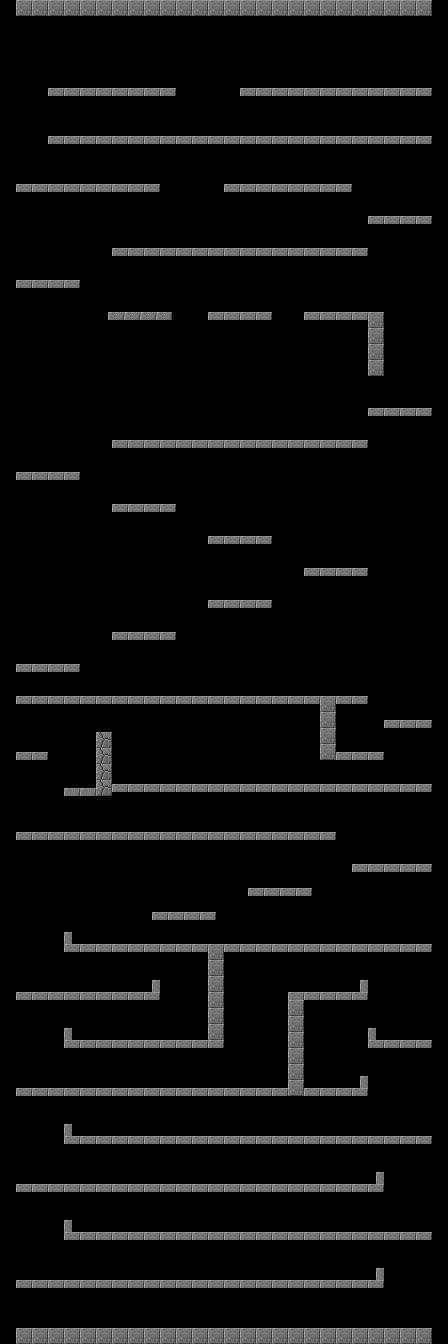

Rendered tile map (Tiled .tmx) drawn with the repository's tilesets; below, a short description and the map source with its tile grids summarised:
An orthogonal 112x336 tile map with 4x4 px tiles, 1 tile layer (Tile Layer 1), 3 tilesets and 9 objects.

<map version="1.0" orientation="orthogonal" renderorder="right-down" width="112" height="336" tilewidth="4" tileheight="4" nextobjectid="1">
 <tileset firstgid="1" name="upwell" tilewidth="16" tileheight="16" tilecount="360" columns="15">
  <image source="../../upwell/Assets/SpritesAndAnimations/Platforms/tiles.png" width="240" height="384" />
  <tile id="0">
   <objectgroup draworder="index">
    <object id="1" x="0" y="0" width="16" height="16" />
   </objectgroup>
  </tile>
  <tile id="46">
   <objectgroup draworder="index">
    <object id="1" x="0" y="0" width="16" height="16" />
    <object id="2" x="0" y="0" width="16" height="16" />
   </objectgroup>
  </tile>
  <tile id="48">
   <objectgroup draworder="index">
    <object id="1" x="0" y="0" width="16" height="16" />
    <object id="2" x="0" y="0" width="16" height="16" />
   </objectgroup>
  </tile>
 </tileset>
 <tileset firstgid="361" name="tiles" tilewidth="16" tileheight="8" tilecount="720" columns="15">
  <image source="../../upwell/Assets/SpritesAndAnimations/Platforms/tiles.png" width="240" height="384" />
  <tile id="91">
   <objectgroup draworder="index">
    <object id="1" x="0" y="0" width="16" height="8" />
    <object id="2" x="0" y="0" width="16" height="8" />
    <object id="3" x="0" y="0" width="16" height="8" />
   </objectgroup>
  </tile>
 </tileset>
 <tileset firstgid="1081" name="tilesV" tilewidth="8" tileheight="16" tilecount="720" columns="30">
  <image source="../../upwell/Assets/SpritesAndAnimations/Platforms/tiles.png" width="240" height="384" />
  <tile id="92">
   <objectgroup draworder="index">
    <object id="1" x="0" y="0" width="8" height="16" />
   </objectgroup>
  </tile>
 </tileset>
 <layer name="Tile Layer 1" width="112" height="336">
  <data>[37632 cells, 478 non-empty, 4 distinct tile ids]</data>
 </layer>
</map>
